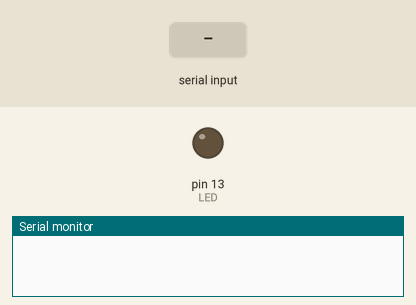
This sketch was run on a simulated Arduino Uno, built with avr-gcc and run on an emulated ATmega328P. Parts: output pins drawn as LEDs (lit = HIGH), the last lines printed to the serial monitor. Inputs (shaded band) come from the test bench.

Above: at 1.2 s.
1.3 s: "a" received over Serial
At 1.7 s:
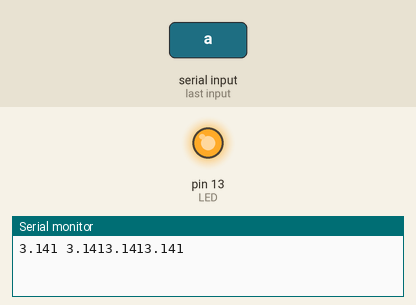
Timing chart, 0 to 4.3 s (numbered marks = the images above; inputs shaded):
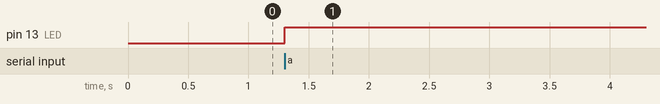

Measured:
- after the input at 1.3 s, pin 13 (LED): LOW → HIGH at once

The sketch:

bluetooth_blink.ino
```cpp
//www.elegoo.com

#define LED 13    //Define 13 pin for LED
bool state = LOW; //The initial state of the function is defined as a low level
char getstr;      //Defines a function that receives the Bluetooth character
double test=3.1415;

void setup() {
  pinMode(LED, OUTPUT);
  Serial.begin(9600);
}

//Control LED sub function
void stateChange() {
  state = !state;
  digitalWrite(LED, state);
}

void loop() {
  //The Bluetooth serial port to receive the data in the function
  getstr = Serial.read();
  if(getstr == 'a'){
    stateChange();
    String stringOne =  String(test, 3) + " " +  String(test, 3) ;
    Serial.print(stringOne);
    delay(100);
    Serial.print(test , 3);
    delay(100);
    Serial.print(String(test, 3));
    delay(100);
  }
}
```
